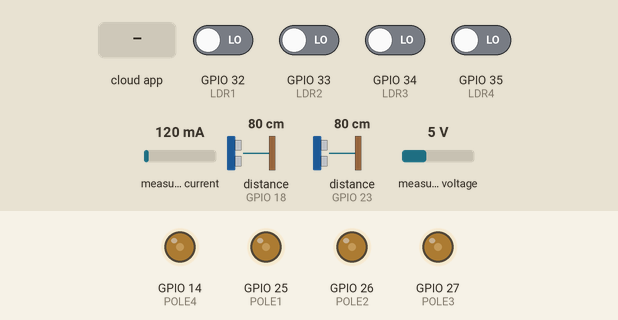
Bench run of a sketch on a simulated ESP32. On the bench: output pins drawn as LEDs (lit = HIGH). Wiring (inferred from the names in the program): 2 × ultrasonic range finder: trigger GPIO 5, echo GPIO 18 / trigger GPIO 19, echo GPIO 23. The test bench sets the inputs (shaded band); at power-on: GPIO 32 (LDR1), GPIO 33 (LDR2), GPIO 34 (LDR3), GPIO 35 (LDR4) LOW, distance to the obstacle (sensors on GPIO 18, GPIO 23) 80 cm, measured current 120 mA, measured voltage 5 V. The echo pulse lasts 58.3 µs per cm; the local clock reads 2024-03-15 10:24:30 at power-on unless the sketch sets it; the RemoteXY app is connected; pins used as bus, display or sensor lines are not drawn; what the sketch prints to the serial monitor is not drawn.

Above: at 2.7 s.
2.8 s: distance to the obstacle (sensor on GPIO 18) set to 28 cm
4.3 s: distance to the obstacle (sensor on GPIO 18) set to 22 cm
At 5.5 s:
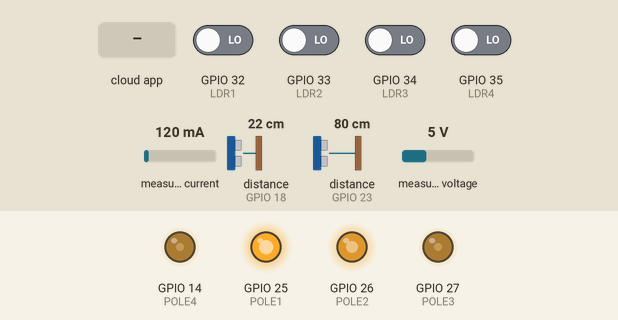
At 7.2 s:
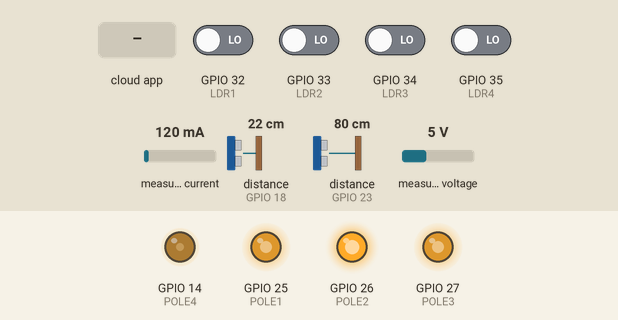
7.3 s: distance to the obstacle (sensor on GPIO 18) set to 5 cm
10.3 s: distance to the obstacle (sensor on GPIO 18) set to 2 cm
12.3 s: the phone or cloud app sets system_status to 1
At 13.7 s:
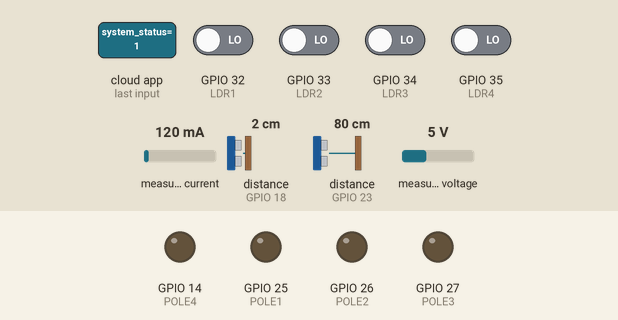
15.3 s: GPIO 32 (LDR1) driven HIGH
At 16.1 s:
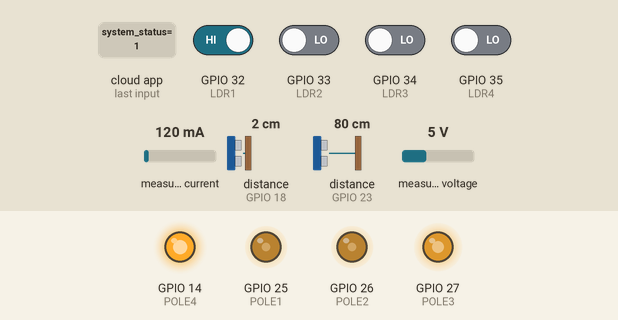
Timing chart, 0 to 19.8 s (numbered marks = the images above; inputs shaded):
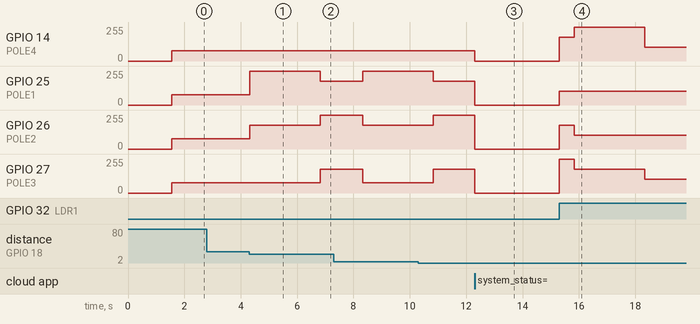

Measured:
- the behaviour switches between 26 and 25 cm on distance to the obstacle (sensor on GPIO 18) (found by bisection; images 0 and 1)
- after the input at 2.8 s, every drawn part: stays the same
- after the input at 4.3 s, GPIO 25 (POLE1): 76/255 → 255/255 at once, → 178/255 2.5 s later; GPIO 26 (POLE2): 76/255 → 178/255 at once, → 255/255 2.5 s later; GPIO 27 (POLE3): 76/255 → 178/255 after 2.5 s
- after the input at 12.3 s, GPIO 14 (POLE4): 76/255 → 0/255 at once; GPIO 25 (POLE1), GPIO 27 (POLE3): 178/255 → 0/255 at once; GPIO 26 (POLE2): 255/255 → 0/255 at once
- after the input at 15.3 s, GPIO 14 (POLE4): 0/255 → 178/255 at once, → 255/255 0.54 s later, → 102/255 2.5 s later; GPIO 25 (POLE1): 0/255 → 102/255 at once; GPIO 26 (POLE2): 0/255 → 178/255 at once, → 102/255 0.54 s later; GPIO 27 (POLE3): 0/255 → 255/255 at once, → 178/255 0.54 s later, → 102/255 2.5 s later

The sketch:

FULL_FINAL_CODE.ino
```cpp
#define REMOTEXY_MODE__WIFI_POINT
#include <WiFi.h>
#include <RemoteXY.h>
#include <Wire.h>
#include <RTClib.h>
#include <Adafruit_INA219.h>

// --- RemoteXY connection settings ---
#define REMOTEXY_WIFI_SSID "RemoteXY"
#define REMOTEXY_WIFI_PASSWORD "12345678"
#define REMOTEXY_SERVER_PORT 6377

// --- BRIGHTNESS SETTINGS ---
#define N_FULL 100
#define N_MID  70
#define N_IDLE 30
#define L_FULL 100
#define L_MID  50
#define L_IDLE 20
#define DAY_DARK_IDLE 40

// --- SPEED CONSTANTS ---
#define SENSOR_DISTANCE_M 0.11   // 11 cm between sensor 1 and sensor 2

#define FAST_VEHICLE_THRESHOLD   4.0
#define SLOW_VEHICLE_THRESHOLD   1.5

#define STEP_TIME_FAST    1500
#define STEP_TIME_NORMAL  2500
#define STEP_TIME_SLOW    3500
int STEP_TIME = STEP_TIME_NORMAL;

float actualSpeedKmH = 0;
float sequenceDuration = 0;
String speedStatusExcel = "STDBY";

// --- TRAFFIC DENSITY SETTINGS ---
#define TRAFFIC_WINDOW_MS 15000UL
#define TRAFFIC_LOW_IDLE   30
#define TRAFFIC_MED_IDLE   50
#define TRAFFIC_HIGH_IDLE  70

// --- BATTERY / RUNTIME SETTINGS ---
#define BATTERY_CAPACITY_MAH 4000.0
float estimatedRuntime = 0;

// --- REAL BATTERY SETTINGS ---
#define BATTERY_FULL_V 4.20
#define BATTERY_EMPTY_V 3.30
#define LOW_ENERGY_ENTER_PCT 40.0
#define LOW_ENERGY_EXIT_PCT 45.0

// --- HYBRID BATTERY UPDATE RATES ---
#define CHARGE_RATE_DAY          3.0
#define DISCHARGE_RATE_NIGHT     2.5
#define DISCHARGE_RATE_ACTIVE    4.0

// Flip sign if INA219 current direction is reversed
#define INA219_CURRENT_SIGN 1

// RemoteXY GUI configuration
#pragma pack(push, 1)
uint8_t const PROGMEM RemoteXY_CONF_PROGMEM[] =   // 409 bytes V19
  { 255,110,0,39,0,146,1,19,0,0,0,73,111,84,95,83,116,114,101,101,
  116,76,105,103,104,116,105,110,103,95,83,121,115,116,101,109,0,31,1,106,
  200,1,1,26,0,12,1,40,42,7,193,30,1,65,85,84,79,32,77,79,
  68,69,32,0,70,79,82,67,69,32,68,65,89,32,0,70,79,82,67,69,
  32,78,73,71,72,84,0,129,10,50,88,8,64,6,69,78,69,82,71,89,
  32,77,65,78,65,71,69,77,69,78,84,0,71,21,60,52,52,56,0,2,
  24,78,0,0,0,0,0,0,200,66,0,0,160,65,0,0,32,65,0,0,
  0,64,24,0,7,45,40,58,7,102,64,2,26,2,26,7,3,104,100,7,
  102,64,2,26,2,26,67,3,124,35,8,78,2,26,2,70,40,124,8,8,
  16,135,134,0,70,5,3,7,7,17,95,37,0,70,5,30,7,7,17,95,
  37,0,70,5,21,7,7,17,95,37,0,70,5,12,7,7,17,95,37,0,
  67,16,3,38,7,78,2,26,2,67,16,12,38,7,78,2,26,2,67,16,
  21,38,7,78,2,26,2,67,16,30,38,7,78,2,26,2,4,58,3,41,
  6,128,2,26,4,58,12,41,6,128,2,26,4,58,21,41,6,128,2,26,
  4,59,30,40,6,128,2,26,7,3,114,100,7,102,64,2,26,2,26,67,
  50,124,53,8,94,2,26,1,89,183,15,15,0,37,31,82,69,83,69,84,
  0,7,3,95,100,7,102,64,2,26,2,26,74,50,135,54,6,44,2,30,
  37,64,76,73,71,72,84,32,84,82,65,70,70,73,67,0,37,64,77,79,
  68,69,82,65,84,69,32,84,82,65,70,70,73,67,0,37,64,72,69,65,
  86,89,32,84,82,65,70,70,73,67,0,67,3,135,45,6,78,2,26,1,
  67,3,144,101,8,78,2,26,3 };

struct {
  uint8_t system_status;
  char status_text[26];
  char energy_mode_text[26];
  int8_t slider_1;
  int8_t slider_2;
  int8_t slider_3;
  int8_t slider_4;
  char live_clock[26];
  uint8_t reset_btn;
  char charge_status[26];

  float battery_percent;
  float ldr_value;
  uint8_t led_cloudy;
  uint8_t led_p1;
  uint8_t led_p4;
  uint8_t led_p3;
  uint8_t led_p2;
  float perc_1;
  float perc_2;
  float perc_3;
  float perc_4;
  int8_t vehicle_count_val;
  uint8_t traffic_text;
  float value_01;
  float runtime_text;

  uint8_t connect_flag;
} RemoteXY;
#pragma pack(pop)

// --- PIN DEFINES ---
#define TRIG_PIN 5
#define ECHO_PIN 18
#define TRIG_PIN_2 19
#define ECHO_PIN_2 23
#define POLE1 25
#define POLE2 26
#define POLE3 27
#define POLE4 14
#define LDR1 32
#define LDR2 33
#define LDR3 34
#define LDR4 35

RTC_DS3231 rtc;
Adafruit_INA219 ina219;

unsigned long sequenceStartTime = 0;
unsigned long lastDebugPrint = 0;
unsigned long lastTextUpdate = 0;
bool vehicleActive = false;
int totalVehicles = 0;
float batteryPercentReal = 0.0;
float displayedBatteryPercent = 0.0;
float smoothedVoltage = 3.70;
static bool lowEnergyMode = false;

int curP1, curP2, curP3, curP4;

// --- Sensor timing variables ---
unsigned long sensor1TriggerTime = 0;
unsigned long lastVehicleDetectTime = 0;
bool waitingForSpeed = false;

unsigned long trafficWindowStart = 0;
int vehiclesInWindow = 0;
int trafficIdleTarget = TRAFFIC_LOW_IDLE;

// --- Battery update timing ---
unsigned long lastBatteryUpdate = 0;

// --- Track previous mode so RTC changes only once per mode switch ---
uint8_t prevSystemStatus = 255;

void sendPLXHeader() {
  Serial.println("CLEARDATA");
  Serial.println("LABEL,Time,Cycle(as per RTC timing),LDR,Mode,Voltage(V),Current(mA),P1(%),P2(%),P3(%),P4(%),Battery(%),EnergyMode,VehicleActive,Speed(km/h),SpeedStatus,StepTime(ms),SeqDuration(s),TotalVehicles,TrafficLevel,EstRuntime(hrs)");
}

void updateTrafficLevel() {
  if (vehiclesInWindow <= 2) {
    RemoteXY.traffic_text = 1;
    trafficIdleTarget = TRAFFIC_LOW_IDLE;
  }
  else if (vehiclesInWindow <= 5) {
    RemoteXY.traffic_text = 2;
    trafficIdleTarget = TRAFFIC_MED_IDLE;
  }
  else {
    RemoteXY.traffic_text = 3;
    trafficIdleTarget = TRAFFIC_HIGH_IDLE;
  }
}

int readUltrasonicCM(int trigPin, int echoPin) {
  digitalWrite(trigPin, LOW);
  delayMicroseconds(2);
  digitalWrite(trigPin, HIGH);
  delayMicroseconds(10);
  digitalWrite(trigPin, LOW);

  long duration = pulseIn(echoPin, HIGH, 15000);
  if (duration == 0) return 999;

  return duration * 0.034 / 2;
}

void measureSpeed() {
  int dist1 = readUltrasonicCM(TRIG_PIN, ECHO_PIN);
  int dist2 = readUltrasonicCM(TRIG_PIN_2, ECHO_PIN_2);

  unsigned long now = millis();

  // SENSOR 1 = vehicle detect + count + start sequence
  if (dist1 > 2 && dist1 < 25) {
    if ((now - lastVehicleDetectTime > 1500) && !waitingForSpeed) {
      lastVehicleDetectTime = now;
      sensor1TriggerTime = now;
      waitingForSpeed = true;

      totalVehicles++;
      vehiclesInWindow++;
      updateTrafficLevel();

      RemoteXY.vehicle_count_val = totalVehicles;
      RemoteXY.value_01 = vehiclesInWindow;

      actualSpeedKmH = 0;
      speedStatusExcel = "MEASURING";
      STEP_TIME = STEP_TIME_NORMAL;

      vehicleActive = true;
      sequenceStartTime = now;
      sequenceDuration = 0;
    }
  }

  // SENSOR 2 = speed calculate only
  if (waitingForSpeed && dist2 > 2 && dist2 < 25) {
    unsigned long timeDiffMs = now - sensor1TriggerTime;

    if (timeDiffMs > 50 && timeDiffMs < 4000) {
      actualSpeedKmH = (SENSOR_DISTANCE_M / (timeDiffMs / 1000.0)) * 3.6;

      if (actualSpeedKmH >= FAST_VEHICLE_THRESHOLD) {
        STEP_TIME = STEP_TIME_FAST;
        speedStatusExcel = "FAST";
      }
      else if (actualSpeedKmH <= SLOW_VEHICLE_THRESHOLD) {
        STEP_TIME = STEP_TIME_SLOW;
        speedStatusExcel = "SLOW";
      }
      else {
        STEP_TIME = STEP_TIME_NORMAL;
        speedStatusExcel = "NORMAL";
      }

      waitingForSpeed = false;
    }
  }

  // Timeout if sensor 2 does not detect anything
  if (waitingForSpeed && (now - sensor1TriggerTime > 4000)) {
    actualSpeedKmH = 0;
    STEP_TIME = STEP_TIME_NORMAL;
    speedStatusExcel = "NORMAL";
    waitingForSpeed = false;
  }
}

void applyModeRTC(uint8_t modeValue) {
  DateTime current = rtc.now();

  if (modeValue == 1) {
    // FORCE DAY -> 07:00:00
    rtc.adjust(DateTime(current.year(), current.month(), current.day(), 7, 0, 0));
  }
  else if (modeValue == 2) {
    // FORCE NIGHT -> 19:00:00
    rtc.adjust(DateTime(current.year(), current.month(), current.day(), 19, 0, 0));
  }
  else if (modeValue == 0) {
    // AUTO MODE -> 12:00:00
    rtc.adjust(DateTime(current.year(), current.month(), current.day(), 12, 0, 0));
  }
}

float readBatteryVoltage() {
  return ina219.getBusVoltage_V();
}

float voltageToBatteryPercent(float voltage) {
  if (voltage >= 4.20) return 100;
  else if (voltage >= 4.15) return 95;
  else if (voltage >= 4.10) return 90;
  else if (voltage >= 4.05) return 85;
  else if (voltage >= 4.00) return 80;
  else if (voltage >= 3.95) return 70;
  else if (voltage >= 3.90) return 60;
  else if (voltage >= 3.85) return 50;
  else if (voltage >= 3.80) return 40;
  else if (voltage >= 3.75) return 30;
  else if (voltage >= 3.70) return 20;
  else if (voltage >= 3.60) return 10;
  else if (voltage >= 3.50) return 5;
  else if (voltage >= 3.30) return 0;
  else return 0;
}

float calculateRuntimeHours(float batteryPercent, float loadCurrent_mA) {
  if (loadCurrent_mA <= 1.0) return 0.0;

  float remaining_mAh = (batteryPercent / 100.0) * BATTERY_CAPACITY_MAH;
  return remaining_mAh / loadCurrent_mA;
}

void setup() {
  Serial.begin(38400);
  Wire.begin(21, 22);
  rtc.begin();
  ina219.begin();

  // ===== DEMO TIME SET (UNCOMMENT ONLY ONCE IF NEEDED) =====
  rtc.adjust(DateTime(2026, 1, 31, 19, 0, 0)); // NIGHT (7 PM) NIGHT MODE
  // rtc.adjust(DateTime(2026, 1, 31, 7, 0, 0));   // DAY (7 AM) DAY MODE
  // rtc.adjust(DateTime(2026, 1, 31, 12, 0, 0)); // AUTO MODE (12 PM)

  RemoteXY_Init();

  pinMode(TRIG_PIN, OUTPUT);
  pinMode(ECHO_PIN, INPUT);
  pinMode(TRIG_PIN_2, OUTPUT);
  pinMode(ECHO_PIN_2, INPUT);

  pinMode(POLE1, OUTPUT);
  pinMode(POLE2, OUTPUT);
  pinMode(POLE3, OUTPUT);
  pinMode(POLE4, OUTPUT);

  pinMode(LDR1, INPUT);
  pinMode(LDR2, INPUT);
  pinMode(LDR3, INPUT);
  pinMode(LDR4, INPUT);

  // initialize battery display from real battery voltage
  smoothedVoltage = readBatteryVoltage();
  displayedBatteryPercent = voltageToBatteryPercent(smoothedVoltage);
  batteryPercentReal = displayedBatteryPercent;

  strcpy(RemoteXY.energy_mode_text, "NORMAL MODE");
  strcpy(RemoteXY.charge_status, "IDLE");

  delay(1500);
  sendPLXHeader();
  trafficWindowStart = millis();

  // Set initial tracker so RTC does not keep resetting on startup
  prevSystemStatus = RemoteXY.system_status;
}

void loop() {
  RemoteXY_Handler();

  // --- Change RTC only when mode is switched from phone ---
  if (RemoteXY.system_status != prevSystemStatus) {
    applyModeRTC(RemoteXY.system_status);
    prevSystemStatus = RemoteXY.system_status;
  }

  DateTime now = rtc.now();
  sprintf(RemoteXY.live_clock, "%02d:%02d:%02d", now.hour(), now.minute(), now.second());

  measureSpeed();

  if (RemoteXY.reset_btn == 1) {
    totalVehicles = 0;
    lowEnergyMode = false;
    actualSpeedKmH = 0;
    speedStatusExcel = "STDBY";
    vehiclesInWindow = 0;
    trafficWindowStart = millis();
    waitingForSpeed = false;
    vehicleActive = false;
    STEP_TIME = STEP_TIME_NORMAL;
    estimatedRuntime = 0;

    smoothedVoltage = readBatteryVoltage();
    displayedBatteryPercent = voltageToBatteryPercent(smoothedVoltage);
    batteryPercentReal = displayedBatteryPercent;

    sendPLXHeader();
    RemoteXY.reset_btn = 0;
  }

  RemoteXY.vehicle_count_val = totalVehicles;
  RemoteXY.value_01 = vehiclesInWindow;

  float batteryVoltage = readBatteryVoltage();
  float rawCurrent_mA = ina219.getCurrent_mA();
  float batteryCurrent_mA = rawCurrent_mA * INA219_CURRENT_SIGN;

  bool isDark = (digitalRead(LDR1) == 1 || digitalRead(LDR2) == 1 || digitalRead(LDR3) == 1 || digitalRead(LDR4) == 1);
  bool isDaytime = (now.hour() >= 7 && now.hour() < 19);

  RemoteXY.led_cloudy = (isDaytime && isDark) ? 1 : 0;

  // --- MODE-BASED CHARGE / DISCHARGE STATUS ---
  bool shouldCharge = (RemoteXY.system_status == 1) || (RemoteXY.system_status == 0 && isDaytime);
  bool shouldDischarge = (RemoteXY.system_status == 2) || (RemoteXY.system_status == 0 && !isDaytime);

  // --- HYBRID BATTERY UPDATE (every 5 seconds) ---
  if (millis() - lastBatteryUpdate > 2000) {
    lastBatteryUpdate = millis();

    // keep small reference to real voltage
    smoothedVoltage = (smoothedVoltage * 0.97) + (batteryVoltage * 0.03);
    batteryPercentReal = voltageToBatteryPercent(batteryVoltage);

    // if battery display ever becomes invalid, recover from real reading
    if (displayedBatteryPercent < 0.0 || displayedBatteryPercent > 100.0) {
      displayedBatteryPercent = batteryPercentReal;
    }

    // hybrid behaviour
    if (shouldCharge) {
      displayedBatteryPercent += CHARGE_RATE_DAY;
    }

    if (shouldDischarge) {
      if (vehicleActive) displayedBatteryPercent -= DISCHARGE_RATE_ACTIVE;
      else displayedBatteryPercent -= DISCHARGE_RATE_NIGHT;
    }

    // soft anchor to real measured battery
    displayedBatteryPercent = (displayedBatteryPercent * 0.98) + (batteryPercentReal * 0.02);

    displayedBatteryPercent = constrain(displayedBatteryPercent, 0.0, 100.0);
  }

  // display battery %
  RemoteXY.battery_percent = displayedBatteryPercent;
  RemoteXY.ldr_value = (float)isDark;

  // --- LOW ENERGY MODE ---
  if (displayedBatteryPercent < LOW_ENERGY_ENTER_PCT) lowEnergyMode = true;
  if (displayedBatteryPercent >= LOW_ENERGY_EXIT_PCT) lowEnergyMode = false;

  if (millis() - lastTextUpdate >= 1000) {
    lastTextUpdate = millis();

    if (shouldCharge)
      strcpy(RemoteXY.charge_status, "SOLAR CHARGING");
    else if (shouldDischarge)
      strcpy(RemoteXY.charge_status, "SOLAR DISCHARGING");
    else
      strcpy(RemoteXY.charge_status, "IDLE");
  }

  // --- ENERGY MODE TEXT ---
  strcpy(RemoteXY.energy_mode_text,
         lowEnergyMode ? "LOW ENERGY MODE" : "NORMAL MODE");

  // --- RUNTIME CALCULATION ---
  float effectiveCurrent_mA;

  if (vehicleActive) {
    effectiveCurrent_mA = 180.0;   // active sequence
  } else if (lowEnergyMode) {
    effectiveCurrent_mA = 70.0;    // low energy idle
  } else {
    effectiveCurrent_mA = 100.0;   // normal idle
  }

  estimatedRuntime = calculateRuntimeHours(displayedBatteryPercent, effectiveCurrent_mA);
  RemoteXY.runtime_text = estimatedRuntime;

  if (millis() - trafficWindowStart >= TRAFFIC_WINDOW_MS) {
    vehiclesInWindow = 0;
    trafficWindowStart = millis();
    updateTrafficLevel();
  }

  bool lightsON = (RemoteXY.system_status == 2) ||
                  (RemoteXY.system_status == 0 && (!isDaytime || isDark)) ||
                  (RemoteXY.system_status == 1 && isDark);

  if (!lightsON) {
    strcpy(RemoteXY.status_text, (RemoteXY.system_status == 1) ? "FORCED DAY" : "AUTO: DAY");
    updateHardware(0, 0, 0, 0);

    if (vehicleActive && (millis() - sequenceStartTime > STEP_TIME * 4)) {
      sequenceDuration = (millis() - sequenceStartTime) / 1000.0;
      vehicleActive = false;
    }
  } else {
    if (RemoteXY.system_status == 2) strcpy(RemoteXY.status_text, "FORCED NIGHT");
    else if (!isDaytime) strcpy(RemoteXY.status_text, "AUTO: NIGHT");
    else strcpy(RemoteXY.status_text, "AUTO: DARK DAY");

    if (vehicleActive) handleSequence(lowEnergyMode, isDaytime, isDark);
    else {
      int idle = (isDaytime && isDark) ? DAY_DARK_IDLE : (lowEnergyMode ? L_IDLE : trafficIdleTarget);
      updateHardware(idle, idle, idle, idle);
    }
  }

  if (millis() - lastDebugPrint > 2000) {
    lastDebugPrint = millis();
    Serial.print("DATA,");
    Serial.print(RemoteXY.live_clock); Serial.print(",");
    Serial.print(isDaytime ? "DAY" : "NIGHT"); Serial.print(",");
    Serial.print(isDark ? "DARK" : "BRIGHT"); Serial.print(",");
    Serial.print(RemoteXY.status_text); Serial.print(",");
    Serial.print(batteryVoltage, 3); Serial.print(",");
    Serial.print(batteryCurrent_mA, 2); Serial.print(",");
    Serial.print(curP1); Serial.print(",");
    Serial.print(curP2); Serial.print(",");
    Serial.print(curP3); Serial.print(",");
    Serial.print(curP4); Serial.print(",");
    Serial.print(displayedBatteryPercent, 2); Serial.print(",");
    Serial.print(RemoteXY.energy_mode_text); Serial.print(",");
    Serial.print(vehicleActive ? 1 : 0); Serial.print(",");
    Serial.print(actualSpeedKmH); Serial.print(",");
    Serial.print(speedStatusExcel); Serial.print(",");
    Serial.print(STEP_TIME); Serial.print(",");
    Serial.print(sequenceDuration); Serial.print(",");
    Serial.print(totalVehicles); Serial.print(",");

    if (RemoteXY.traffic_text == 1) Serial.print("LIGHT");
    else if (RemoteXY.traffic_text == 2) Serial.print("MODERATE");
    else Serial.print("HEAVY");

    Serial.print(",");
    Serial.println(estimatedRuntime, 2);
    Serial.println(batteryVoltage);
  }
}

void handleSequence(bool lowMode, bool isDaytime, bool isDark) {
  unsigned long elapsed = millis() - sequenceStartTime;
  int f = lowMode ? L_FULL : N_FULL;
  int m = lowMode ? L_MID  : N_MID;

  int i;
  if (lowMode) {
    i = L_IDLE;
  } else if (isDaytime && isDark) {
    i = DAY_DARK_IDLE;
  } else {
    i = trafficIdleTarget;
  }

  if (elapsed < STEP_TIME)           updateHardware(f, m, i, i);
  else if (elapsed < STEP_TIME * 2)  updateHardware(m, f, m, i);
  else if (elapsed < STEP_TIME * 3)  updateHardware(i, m, f, m);
  else if (elapsed < STEP_TIME * 4)  updateHardware(i, i, m, f);
  else {
    sequenceDuration = (millis() - sequenceStartTime) / 1000.0;
    vehicleActive = false;
  }
}

void updateHardware(int p1, int p2, int p3, int p4) {
  curP1 = p1; curP2 = p2; curP3 = p3; curP4 = p4;

  RemoteXY.slider_1 = p1; RemoteXY.perc_1 = p1;
  RemoteXY.slider_2 = p2; RemoteXY.perc_2 = p2;
  RemoteXY.slider_3 = p3; RemoteXY.perc_3 = p3;
  RemoteXY.slider_4 = p4; RemoteXY.perc_4 = p4;

  RemoteXY.led_p1 = (p1 == 100);
  RemoteXY.led_p2 = (p2 == 100);
  RemoteXY.led_p3 = (p3 == 100);
  RemoteXY.led_p4 = (p4 == 100);

  analogWrite(POLE1, map(p1, 0, 100, 0, 255));
  analogWrite(POLE2, map(p2, 0, 100, 0, 255));
  analogWrite(POLE3, map(p3, 0, 100, 0, 255));
  analogWrite(POLE4, map(p4, 0, 100, 0, 255));
}
```
